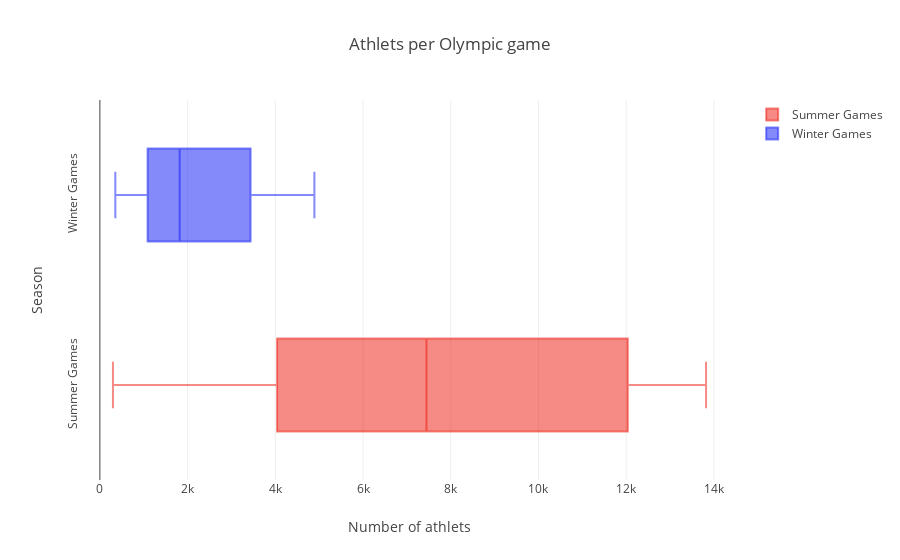

This figure's notebook cell:
### Markdown cell above
<a href="#0"><font size="1">Go to top</font></a>



## <a id="104">go.Box</a>

Let's show the distribution of athlets number during the Olympic games editions, grouped by `Season`. 


We display the boxes with transparency (`rgba(238,23,11,0.5)`) and with horizontal orientation.

We change the layout to rotate y-axis so that it is easier to read the labels for the `Seasons`.

### Code cell
traceS = go.Box(
    x = dfS['Athlets'],
    name="Summer Games",
    
     marker=dict(
                color='rgba(238,23,11,0.5)',
                line=dict(
                    color='red',
                    width=1.2),
            ),
    text=dfS['City'],
    orientation='h',
    
)
traceW = go.Box(
    x = dfW['Athlets'],
    name="Winter Games",
    marker=dict(
                color='rgba(11,23,245,0.5)',
                line=dict(
                    color='blue',
                    width=1.2),
            ),
    text=dfS['City'],  orientation='h',
)

data = [traceS, traceW]
layout = dict(title = 'Athlets per Olympic game',
          xaxis = dict(title = 'Number of athlets',showticklabels=True),
          yaxis = dict(title = 'Season', showticklabels=True, tickangle=-90), 
          hovermode = 'compare',
         )
fig = dict(data=data, layout=layout)
iplot(fig, filename='events-athlets5')

### Figure 1 — Plotly figure (JSON) as saved in the notebook; plotly's stock layout.template omitted (floating-point values rounded to 4 significant figures)
{"data": [{"marker": {"color": "rgba(238,23,11,0.5)", "line": {"color": "red", "width": 1.2}}, "name": "Summer Games", "orientation": "h", "text": ["Athina", "Paris", "St. Louis", "Athina", "London", "Stockholm", "Antwerpen", "Paris", "Amsterdam", "Los Angeles", "Berlin", "London", "Helsinki", "Melbourne", "Stockholm", "Roma", "Tokyo", "Mexico City", "Munich", "Montreal", "Moskva", "Los Angeles", "Seoul", "Barcelona", "Atlanta", "Sydney", "Athina", "Beijing", "London", "Rio de Janeiro"], "type": "box", "x": [380, 1936, 1301, 1733, 3101, 4040, 4292, 5233, 4992, 2969, 6506, 6405, 8270, 4829, 298, 8119, 7702, 8588, 10304, 8641, 7191, 9454, 12037, 12977, 13780, 13821, 13443, 13602, 12920, 13688]}, {"marker": {"color": "rgba(11,23,245,0.5)", "line": {"color": "blue", "width": 1.2}}, "name": "Winter Games", "orientation": "h", "text": ["Athina", "Paris", "St. Louis", "Athina", "London", "Stockholm", "Antwerpen", "Paris", "Amsterdam", "Los Angeles", "Berlin", "London", "Helsinki", "Melbourne", "Stockholm", "Roma", "Tokyo", "Mexico City", "Munich", "Montreal", "Moskva", "Los Angeles", "Seoul", "Barcelona", "Atlanta", "Sydney", "Athina", "Beijing", "London", "Rio de Janeiro"], "type": "box", "x": [460, 582, 352, 895, 1075, 1088, 1307, 1116, 1778, 1891, 1655, 1861, 1746, 2134, 2639, 3436, 3160, 3605, 4109, 4382, 4402, 4891]}], "layout": {"hovermode": "compare", "title": "Athlets per Olympic game", "xaxis": {"showticklabels": true, "title": "Number of athlets"}, "yaxis": {"showticklabels": true, "tickangle": -90, "title": "Season"}}}
